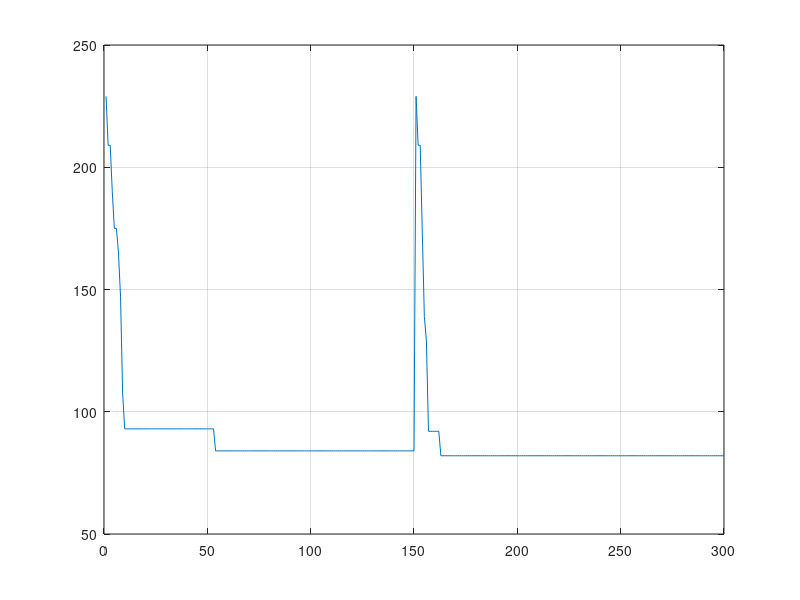

This figure's MATLAB source:
clear all; 
clc;

%%%%%%%%%%%%%%%%%%%%%%%%% Physarum Optimization constructs a network    (one sink, many sources)
load data_b01;
name='PO_B01';
optimal=82;  %%% optimal length

fe_PO=0; % function evaluation
N=data(1,1); % vertex number
edge_num=data(2,1); 
terminal_num=data(edge_num+6,1);
foodpoint=zeros(N,1);
for i=(edge_num+7):(edge_num+terminal_num+6)
    terminal=data(i,1);
    foodpoint(terminal)=1;
end
foodnum=sum(foodpoint); 
%%%
food=zeros(foodnum,1);
r=0;
for i=1:N
      if foodpoint(i)==1
          r=r+1;
          food(r)=i;  %%%%%%  the num r food is the num i vertice
      end
end
%%%%%%%%%%%%%
success=0; %%% success time
solution=optimal+1;

%%%%%%%%%%%%define flux
I=1e0;  %%%%%
kk=150;  %%% inner iteration times
cutoff=1e-3;   %%%% cutoff value of D
%%%%% evolution of conductivity
alpha=0.122;
sigma=1.0;
%%%%%length matrix, set matrix, initial conductivity matrix
v=1e4; %%% long distance
L=v*ones(N,N);%%%
set=zeros(N,N);%%%%%sets of adjacent points.   1 means it's adjacent, 0 means not
D=zeros(N,N);
edgevalue=ones(N,N);
for i=3:(edge_num+2)
    L(data(i,1),data(i,2))=data(i,3); L(data(i,2),data(i,1))=data(i,3);
    set(data(i,1),data(i,2))=1; set(data(i,2),data(i,1))=1;
    D(data(i,1),data(i,2))=1; D(data(i,2),data(i,1))=1;
end
%%%%%%%%%%%%%%%%%%%%%%%%%%%%%%%%%%%%%%%%%%%%%%%

tic;
%%%%%%%%%%%%%%%%%%%%%%%%%%%%%%%%%%%%%%%%%%%%%% Reduction tests
% [Rset,RL,foodpoint,EdgeBefore,EdgeAfter,FoodB,FoodA,STedge,N,fuseL]=Reduction(solution,foodpoint,set,L);
Rset=set; RL=L; fuseL=0;
Time1=toc;
% foodnum=sum(foodpoint);
% %%%
% food=zeros(foodnum,1);
% r=0;
% for i=1:N
%       if foodpoint(i)==1
%           r=r+1;
%           food(r)=i;  %%%%%%  the num r food is the num i vertice
%       end
% end
%%%%%%%%%%%%%%%%

%%%%%%%%%%%%%%%%%%%%%%%%%%%%%%%%%%%%%%%%%%%%%%%%%%%%%%%%%%%
whole=0;
while success==0
    whole=whole+1   %%  iteration time

set=Rset; L=RL; D=set;
%%%%%%%%%%%%%%%%%%%%%%%%whether a vertex exist
exist=ones(N,1); %%%%%%%%%%%% 1 means exist, 0 means not

%%% iteration of D and P
for k=1:kk  %%%%%%%%%%%%%%%%%%%%%%%%%%%%%%%%%%%%%%%%%%%%%%%%%%% 
NUM=zeros(N,1);
%%%%%%%%%%%%%% whether a vertex exist
linknum=zeros(N,1);  %% how many tubes linked to a certain vertex
for i=1:N
    for j=1:N
        if set(i,j)==1
            linknum(i)=linknum(i)+1;
        end
    end
    if linknum(i)==0
        exist(i)=0;
    end
end
vertex=sum(exist);  %%% number of existing vertex

%%%%%%%%%%%%%%%%%%%%%%%%%%% unequal possibility 3
adjacentlength=zeros(foodnum,1);
for i=1:foodnum
     for j=1:N
          if set(food(i),j)==1
              adjacentlength(i)=adjacentlength(i)+L(food(i),j);
          end
     end
end
[B,ind]=sort(adjacentlength);   %%%  ascending order,  B is the ordered vector, ind is the intex
TotalAdjacent=0;
for i=1:foodnum
    TotalAdjacent=TotalAdjacent+B(i);
end
sumad=zeros(foodnum,1);
for i=1:foodnum
    for j=1:i
        sumad(i)=sumad(i)+B(j);
    end
end
random=ceil(rand(1)*TotalAdjacent);
if random<=sumad(1)
    sink=food(ind(foodnum)); luck=ind(foodnum);
else
    for i=2:foodnum
        if random>sumad(i-1) & random<=sumad(i)
            sink=food(ind(foodnum+1-i)); luck=ind(foodnum+1-i);
        end
    end
end

%%%%%%%%%%%%%%   calculate the pressure
A=zeros(vertex-1);  
g=0; 
for w1=1:N   
        if exist(w1)==1   %%% only calculate the existing vertice
            if w1==sink %%% neglect the vertex if it's the sink point
                ;
            else
                g=g+1; %% row number of A
                h=0; 
                NUM(w1)=g; %%%  record the row number's relationship with vertex number, which will be used when using pressure
                for w3=1:N  %%%%%%%  the vertex corresponds to the columes of A
                    if exist(w3)==1  %%% only calculate the existing point
                         if w3==sink(1)  %%% neglect the vertex if it's the sink point
                             ;
                         else
                                h=h+1; %% colume number of A
                                if w3==w1   %%%  the row vertex is the colume vertex
                                    for i=1:N
                                        if set(w1,i)==1
                                            A(g,h)=A(g,h)-D(w1,i)/L(w1,i);
                                        end
                                    end
                                else    %%%%   the row vertex is not the colume vertex
                                    if set(w1,w3)==1
                                        A(g,h)=D(w1,w3)/L(w1,w3);
                                    end
                                end
                         end
                    end
                end
            end
        end
end

X=zeros(vertex-1,1); 
%%%%%%%%%%%%% all foodpoints that are not sink are sources
for i=1:foodnum
    if i==luck
        ;
    else
        X(NUM(food(i)))=-I;
    end
end

P=A\X;

%%%%calculate the flux and update the conductivity
for i=1:N
    for j=1:N
    if set(i,j)==1 
        if i==sink
            Q(i,j)=D(i,j)/L(i,j)*(0-P(NUM(j)));
                D(i,j)=edgevalue(i,j)*(D(i,j)+alpha*abs(Q(i,j))-sigma*D(i,j));
                if D(i,j)<cutoff  
                  set(i,j)=0; set(j,i)=0;
                end
        end
        if j==sink
            Q(i,j)=D(i,j)/L(i,j)*(P(NUM(i))-0);
                D(i,j)=edgevalue(i,j)*(D(i,j)+alpha*abs(Q(i,j))-sigma*D(i,j));
                if D(i,j)<cutoff  
                  set(i,j)=0; set(j,i)=0;
                end
        end
        if i~=sink && j~=sink
            Q(i,j)=D(i,j)/L(i,j)*(P(NUM(i))-P(NUM(j)));
                D(i,j)=edgevalue(i,j)*(D(i,j)+alpha*abs(Q(i,j))-sigma*D(i,j));
                if D(i,j)<cutoff  
                  set(i,j)=0; set(j,i)=0;
                end
        end
    end
    end
end
fe_PO=fe_PO+1; % function evaluation
    Total_length=0;  %%%  total length of the network
    for i=1:N
        for j=i:N
            if set(i,j)==1
                Total_length=Total_length+L(i,j);
            end
        end
    end
    Total_length=Total_length+fuseL;
    fit_PO(fe_PO)=Total_length;




EDGE(k)=sum(sum(set))/2;  %%%  record the evolution
end  %%%% k iteration
%%%%%%%%%%%%%%%%%%%%%%%%%%%%%%%%%%%%%%%%%%%%%%%%%%%%%%%%%%%%%%%%%%%%%%%%%%%%%%
min(fit_PO)

if Total_length==min(fit_PO)
    MinSet=set;
    for i=1:N
        for j=1:N
           if set(i,j)==1
               edgevalue(i,j)=1.2;
           else 
               edgevalue(i,j)=0.8;
           end
        end
    end
end

Time=toc;  %%% record simulation time

if Total_length==optimal | Time>=86400 % 1 day or 24 hours
    success=success+1;
end

end   %%%%  whole iteration
success
%%%%%%%%%%%%%  Analysis

Time2=toc-Time1;  %%% record simulation time
Totaltime=Time1+Time2;
save(name);  %%%%  save data
Time1
Time2
Totaltime

plot(1:fe_PO,fit_PO)
grid on;

